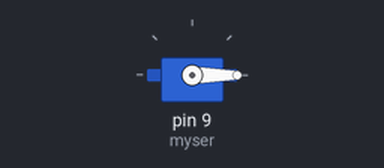
This sketch was run on a simulated Arduino Uno, built with avr-gcc and run on an emulated ATmega328P. On the bench: servo.

Above: at 0.05 s.
At 1.05 s:
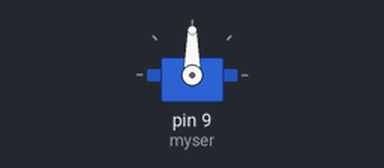
At 2.0 s:
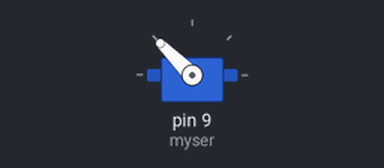
Timing chart, 0 to 8.1 s (numbered marks = the images above):
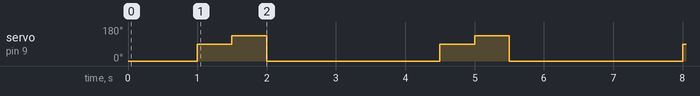

The sketch:

servo_rotation.ino
```cpp
#include<Servo.h>
Servo myser;
void setup()
{
  myser.attach(9,600,2300);
}
void loop()
{
myser.write(0);
delay(1000);
myser.write(90);
delay(500);
myser.write(135);
delay(500);
myser.write(0);
delay(1500);
}
```

Measured:
- by itself, servo on pin 9 (myser): repeats every 3.5 s: 135° 0.50 s, 0° 2.5 s, 90° 0.50 s
